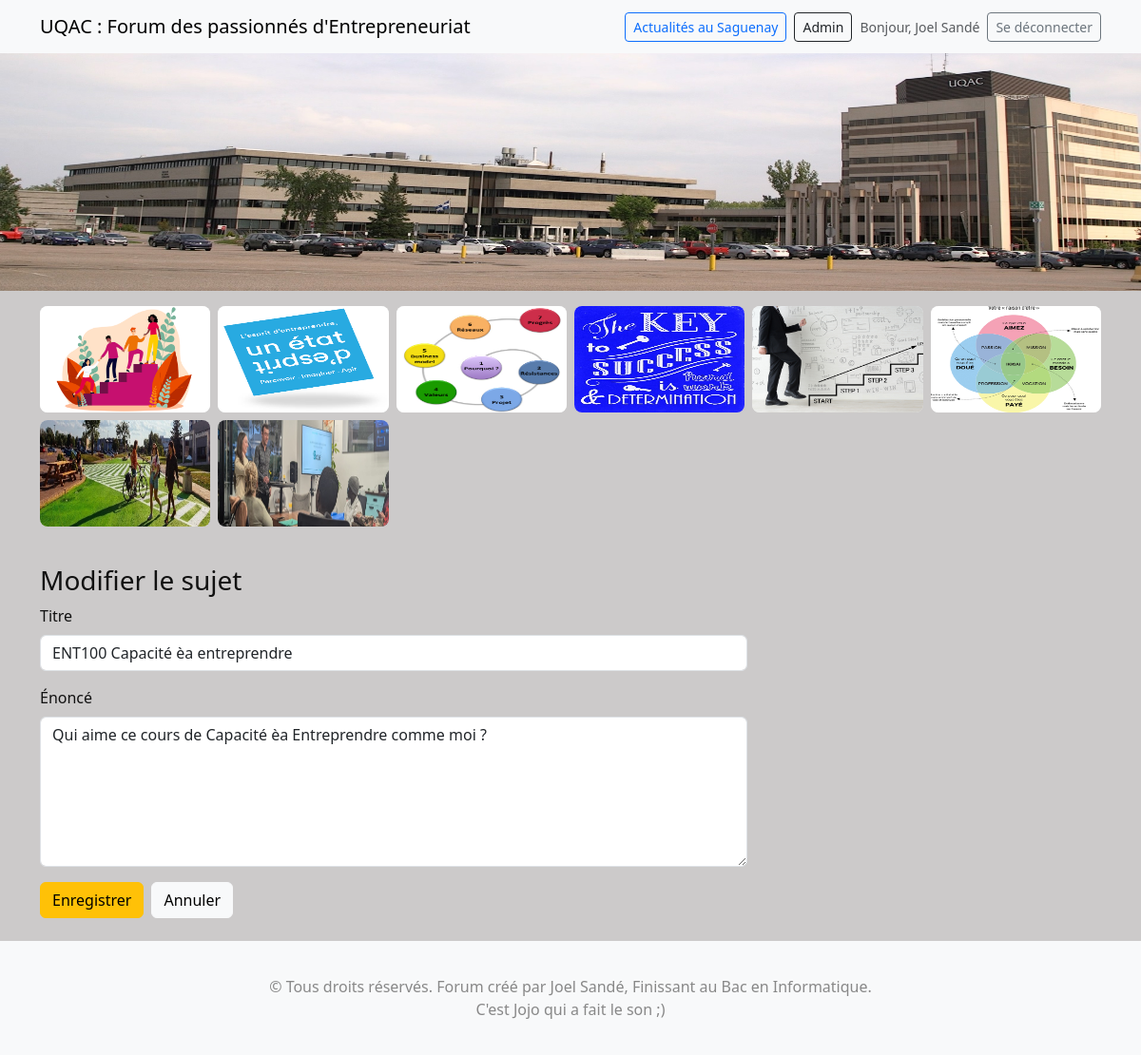
Page /edit_topic/2 (signed in) on the committed database.
### models.py (models this page shows)
class BaseModel(Model):
    class Meta:
        database = db

class User(BaseModel):
    nom = CharField()
    email = CharField(unique=True)          # unicité en DB
    password_hash = CharField()
    is_admin = CharField(default="no")      # "yes" / "no" simple

class Topic(BaseModel):
    user = ForeignKeyField(User, backref='topics', null=True, on_delete='SET NULL')
    nom = CharField()                        # affichage rétro-compat
    titre = CharField()
    contenu = TextField()
    created_at = DateTimeField(default=now_utc_naive)

### app.py (the view, shortened to what this page needs)
@app.route('/edit_topic/<int:topic_id>', methods=['GET','POST'])
def edit_topic(topic_id):
    t = Topic.get_or_none(Topic.id == topic_id)
    if not t:
        flash("Sujet introuvable.")
        return redirect(url_for('index'))
    if not is_owner_or_admin(t.user.id if t.user else -1):
        flash("Tu n'as pas les droits pour modifier ce sujet.")
        return redirect(url_for('view_topic', topic_id=topic_id))
    return render_template('edit_topic.html', sujet=t, user=current_user())

### app.py (called while the page is built)
def current_user():
    uid = session.get("uid")
    if not uid: return None
    try:
        return User.get_by_id(uid)
    except:
        return None

def is_owner_or_admin(owner_user_id):
    u = current_user()
    return u and (u.is_admin == "yes" or (owner_user_id is not None and u.id == owner_user_id))

def list_forum_images():
    try:
        names = [n for n in os.listdir(IMG_DIR) if n.lower().endswith((".jpg",".jpeg",".png",".gif"))]
    except Exception:
        names = []
    order = ["image_principale_ent.jpeg", "1.jpeg", "2.jpeg", "3.jpeg", "4.jpeg", "5.jpeg", "6.jpeg"]
    names_sorted = [n for n in order if n in names]
    for n in names:
        if n not in names_sorted:
            names_sorted.append(n)
    main_name = "image_principale_ent.jpeg" if "image_principale_ent.jpeg" in names_sorted else (names_sorted[0] if names_sorted else None)
    main_url = f"img/{main_name}" if main_name else None
    gallery_urls = [f"img/{n}" for n in names_sorted if n != main_name]
    return main_url, gallery_urls

@app.context_processor
def inject_gallery():
    main_image_url, gallery_urls = list_forum_images()
    return dict(main_image_url=main_image_url, gallery_urls=gallery_urls)

### templates/edit_topic.html (shortened to what this page needs)
{% extends "base.html" %}
{% block content %}
<h3>Modifier le sujet</h3>
<form method="post" class="row g-3" style="max-width:760px;">
  <div class="col-12">
    <label class="form-label">Titre</label>
    <input type="text" name="titre" class="form-control" value="{{ sujet.titre }}" required>
  </div>
  <div class="col-12">
    <label class="form-label">Énoncé</label>
    <textarea name="contenu" class="form-control" rows="6" required>{{ sujet.contenu }}</textarea>
  </div>
  <div class="col-12 d-flex gap-2">
    <button class="btn btn-warning">Enregistrer</button>
    <a class="btn btn-light" href="{{ url_for('view_topic', topic_id=sujet.id) }}">Annuler</a>
  </div>
</form>
{% endblock %}

### templates/base.html (shortened to what this page needs)
<!doctype html>
<html lang="fr">
<head>
  <link href="https://cdn.jsdelivr.net/npm/bootstrap@5.3.2/dist/css/bootstrap.min.css" rel="stylesheet">
  <link rel="stylesheet" href="{{ url_for('static', filename='css/style.css') }}">
</head>
<body class="d-flex flex-column min-vh-100">
<nav class="navbar navbar-expand-lg navbar-light bg-light">
  <div class="container">
    <a class="navbar-brand" href="{{ url_for('index') }}">UQAC : Forum des passionnés d'Entrepreneuriat</a>
    <div class="d-flex align-items-center gap-2 ms-auto">
      <a class="btn btn-sm btn-outline-primary" href="{{ url_for('actualites') }}">Actualités au Saguenay</a>
      {% if user %}
        {% if user.is_admin == "yes" %}
          <a class="btn btn-sm btn-outline-dark" href="{{ url_for('admin_home') }}">Admin</a>
        {% endif %}
        <span class="text-muted small">Bonjour, {{ user.nom }}</span>
        <a class="btn btn-sm btn-outline-secondary" href="{{ url_for('logout') }}">Se déconnecter</a>
      {% else %}
        <a class="btn btn-sm btn-primary" href="{{ url_for('login') }}">Se connecter</a>
        <a class="btn btn-sm btn-outline-primary" href="{{ url_for('register') }}">Créer un compte</a>
      {% endif %}
    </div>
  </div>
</nav>
<div class="site-hero">
  {% if main_image_url %}
    <img src="{{ url_for('static', filename=main_image_url) }}"
         alt="Image principale du site">
  {% endif %}
</div>
{% if gallery_urls and gallery_urls|length > 0 %}
  <div class="container my-3">
    <div class="row g-2 row-cols-2 row-cols-md-3 row-cols-lg-6">
      {% for img in gallery_urls %}
        <div class="col">
          <div class="gallery-tile">
            <img src="{{ url_for('static', filename=img) }}" alt="Galerie {{ loop.index }}">
          </div>
        </div>
      {% endfor %}
    </div>
  </div>
{% endif %}
<main class="container my-4">
  {% block content %}
  {% endblock %}
</main>
<footer class="mt-auto bg-light">
  <div class="container py-3">
    <div>© Tous droits réservés. Forum créé par Joel Sandé, Finissant au Bac en Informatique.
        <br> C'est Jojo qui a fait le son ;)
    </div>
  </div>
</footer>
</body>
</html>

### static/css/style.css (style rules this page uses)
body { background:rgb(204, 202, 202); color:#111; }
.site-hero { width: 100%; height: 250px; align-items: center; justify-content: center; background: blue; overflow: hidden; }
.site-hero img { width: 100%; height: 100%; }
.gallery-tile { width:100%; aspect-ratio: 1.6/1; overflow:hidden; border-radius:8px; background:#eee; }
.gallery-tile img { width:100%; height:100%; object-fit:fill; display:block; }

### templates/base.html (style rules this page uses)
footer { margin-top:30px; padding:20px 0; text-align:center; color:#888; }

### rows in the picture
User: nom "Joel Sandé"
Topic: titre "ENT100 Capacité èa entreprendre", contenu "Qui aime ce cours de Capacité èa Entreprendre comme moi ?"
